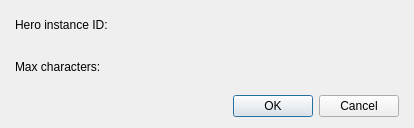
<?xml version="1.0" encoding="UTF-8"?>
<ui version="4.0">
 <class>DialogCommandEnterANameMenu</class>
 <widget class="QDialog" name="DialogCommandEnterANameMenu">
  <property name="geometry">
   <rect>
    <x>0</x>
    <y>0</y>
    <width>414</width>
    <height>128</height>
   </rect>
  </property>
  <property name="windowTitle">
   <string>Dialog</string>
  </property>
  <layout class="QGridLayout" name="gridLayout_2">
   <property name="leftMargin">
    <number>15</number>
   </property>
   <property name="topMargin">
    <number>10</number>
   </property>
   <property name="rightMargin">
    <number>15</number>
   </property>
   <property name="bottomMargin">
    <number>10</number>
   </property>
   <item row="0" column="0">
    <layout class="QVBoxLayout" name="verticalLayout" stretch="1,0">
     <property name="spacing">
      <number>15</number>
     </property>
     <item>
      <layout class="QGridLayout" name="gridLayout">
       <item row="0" column="0">
        <widget class="QLabel" name="labelHeroInstanceID">
         <property name="text">
          <string>Hero instance ID:</string>
         </property>
        </widget>
       </item>
       <item row="0" column="1">
        <layout class="QHBoxLayout" name="horizontalLayout" stretch="0,1">
         <item>
          <widget class="PanelPrimitiveValue" name="panelPrimitiveHeroInstanceID" native="true">
           <property name="minimumSize">
            <size>
             <width>250</width>
             <height>27</height>
            </size>
           </property>
           <property name="maximumSize">
            <size>
             <width>250</width>
             <height>27</height>
            </size>
           </property>
          </widget>
         </item>
         <item>
          <spacer name="horizontalSpacer">
           <property name="orientation">
            <enum>Qt::Horizontal</enum>
           </property>
           <property name="sizeHint" stdset="0">
            <size>
             <width>40</width>
             <height>20</height>
            </size>
           </property>
          </spacer>
         </item>
        </layout>
       </item>
       <item row="1" column="0">
        <widget class="QLabel" name="labelMaxCharacters">
         <property name="text">
          <string>Max characters:</string>
         </property>
        </widget>
       </item>
       <item row="1" column="1">
        <layout class="QHBoxLayout" name="horizontalLayout_2" stretch="0,1">
         <item>
          <widget class="PanelPrimitiveValue" name="panelPrimitiveMaxCharacters" native="true">
           <property name="minimumSize">
            <size>
             <width>250</width>
             <height>27</height>
            </size>
           </property>
           <property name="maximumSize">
            <size>
             <width>250</width>
             <height>27</height>
            </size>
           </property>
          </widget>
         </item>
         <item>
          <spacer name="horizontalSpacer_2">
           <property name="orientation">
            <enum>Qt::Horizontal</enum>
           </property>
           <property name="sizeHint" stdset="0">
            <size>
             <width>40</width>
             <height>20</height>
            </size>
           </property>
          </spacer>
         </item>
        </layout>
       </item>
      </layout>
     </item>
     <item>
      <widget class="QDialogButtonBox" name="buttonBox">
       <property name="orientation">
        <enum>Qt::Horizontal</enum>
       </property>
       <property name="standardButtons">
        <set>QDialogButtonBox::Cancel|QDialogButtonBox::Ok</set>
       </property>
      </widget>
     </item>
    </layout>
   </item>
  </layout>
 </widget>
 <customwidgets>
  <customwidget>
   <class>PanelPrimitiveValue</class>
   <extends>QWidget</extends>
   <header>panelprimitivevalue.h</header>
   <container>1</container>
  </customwidget>
 </customwidgets>
 <resources/>
 <connections>
  <connection>
   <sender>buttonBox</sender>
   <signal>accepted()</signal>
   <receiver>DialogCommandEnterANameMenu</receiver>
   <slot>accept()</slot>
   <hints>
    <hint type="sourcelabel">
     <x>248</x>
     <y>254</y>
    </hint>
    <hint type="destinationlabel">
     <x>157</x>
     <y>274</y>
    </hint>
   </hints>
  </connection>
  <connection>
   <sender>buttonBox</sender>
   <signal>rejected()</signal>
   <receiver>DialogCommandEnterANameMenu</receiver>
   <slot>reject()</slot>
   <hints>
    <hint type="sourcelabel">
     <x>316</x>
     <y>260</y>
    </hint>
    <hint type="destinationlabel">
     <x>286</x>
     <y>274</y>
    </hint>
   </hints>
  </connection>
 </connections>
</ui>
